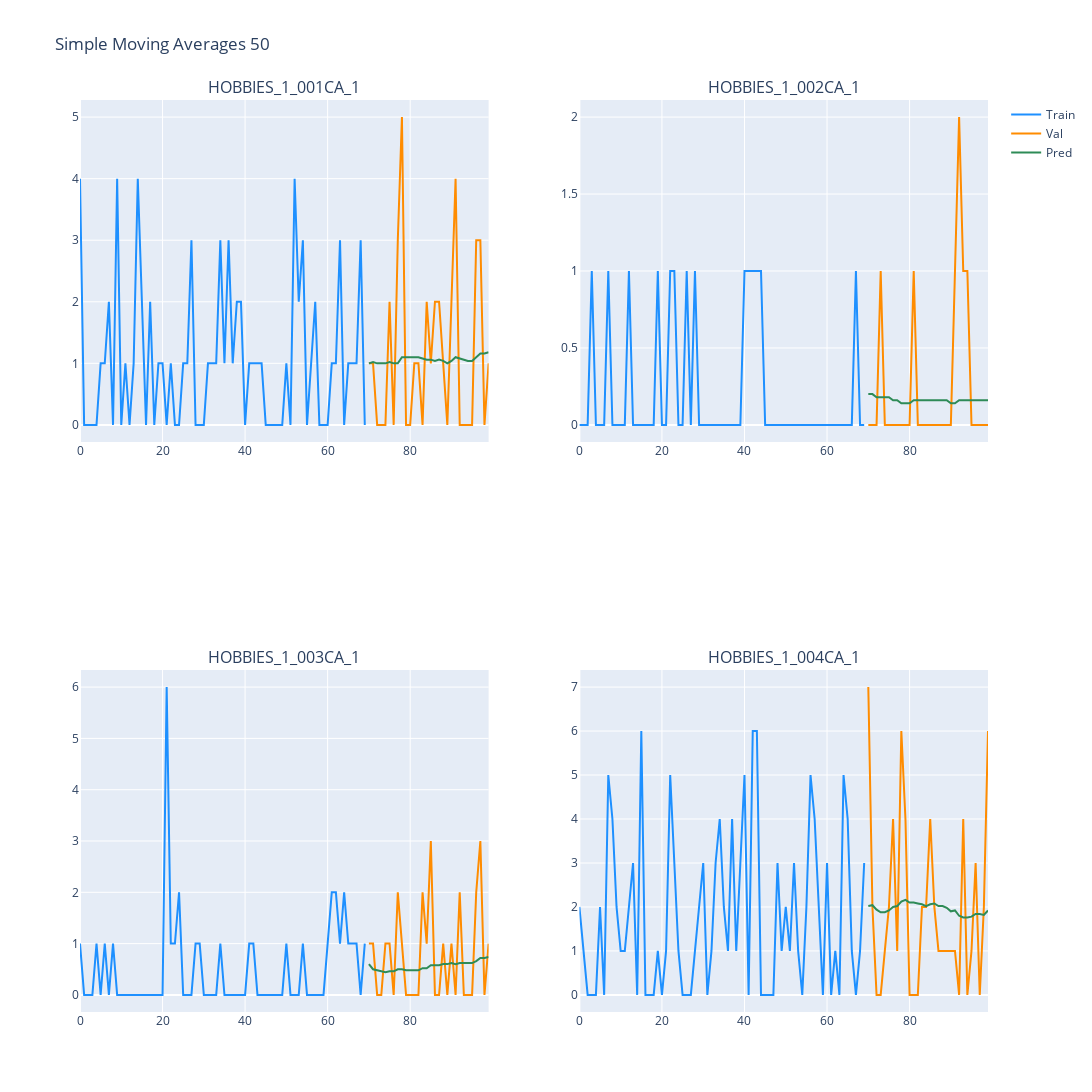

The code cell stored with this chart in its notebook:
### Code cell
p50 = simpleMovingAverages2(50)
pred50 = []
for i in range(len(p50)):
    pred50.append(p50[i][-30:])
rmse50 = rmse(pred50, val_dataset)
print(rmse50)
plotPredictions(pred50, "Simple Moving Averages 50")

### Figure 1 — Plotly figure (JSON) as saved in the notebook; plotly's stock layout.template omitted (floating-point values rounded to 4 significant figures)
{"data": [{"marker": {"color": "dodgerblue"}, "mode": "lines", "name": "Train", "type": "scatter", "x": [0, 1, 2, 3, 4, 5, 6, 7, 8, 9, 10, 11, 12, 13, 14, 15, 16, 17, 18, 19, 20, 21, 22, 23, 24, 25, 26, 27, 28, 29, 30, 31, 32, 33, 34, 35, 36, 37, 38, 39, 40, 41, 42, 43, 44, 45, 46, 47, 48, 49, 50, 51, 52, 53, 54, 55, 56, 57, 58, 59, 60, 61, 62, 63, 64, 65, 66, 67, 68, 69], "xaxis": "x", "y": [4, 0, 0, 0, 0, 1, 1, 2, 0, 4, 0, 1, 0, 1, 4, 2, 0, 2, 0, 1, 1, 0, 1, 0, 0, 1, 1, 3, 0, 0, 0, 1, 1, 1, 3, 1, 3, 1, 2, 2, 0, 1, 1, 1, 1, 0, 0, 0, 0, 0, 1, 0, 4, 2, 3, 0, 1, 2, 0, 0, 0, 1, 1, 3, 0, 1, 1, 1, 3, 0], "yaxis": "y"}, {"marker": {"color": "darkorange"}, "mode": "lines", "name": "Val", "type": "scatter", "x": [70, 71, 72, 73, 74, 75, 76, 77, 78, 79, 80, 81, 82, 83, 84, 85, 86, 87, 88, 89, 90, 91, 92, 93, 94, 95, 96, 97, 98, 99], "xaxis": "x", "y": [1, 1, 0, 0, 0, 2, 0, 3, 5, 0, 0, 1, 1, 0, 2, 1, 2, 2, 1, 0, 2, 4, 0, 0, 0, 0, 3, 3, 0, 1], "yaxis": "y"}, {"marker": {"color": "seagreen"}, "mode": "lines", "name": "Pred", "type": "scatter", "x": [70, 71, 72, 73, 74, 75, 76, 77, 78, 79, 80, 81, 82, 83, 84, 85, 86, 87, 88, 89, 90, 91, 92, 93, 94, 95, 96, 97, 98, 99], "xaxis": "x", "y": [1, 1.02, 1, 1, 1, 1.02, 1, 1, 1.1, 1.1, 1.1, 1.1, 1.1, 1.08, 1.06, 1.06, 1.04, 1.06, 1.04, 1, 1.04, 1.1, 1.08, 1.06, 1.04, 1.04, 1.1, 1.16, 1.16, 1.18], "yaxis": "y"}, {"marker": {"color": "dodgerblue"}, "mode": "lines", "showlegend": false, "type": "scatter", "x": [0, 1, 2, 3, 4, 5, 6, 7, 8, 9, 10, 11, 12, 13, 14, 15, 16, 17, 18, 19, 20, 21, 22, 23, 24, 25, 26, 27, 28, 29, 30, 31, 32, 33, 34, 35, 36, 37, 38, 39, 40, 41, 42, 43, 44, 45, 46, 47, 48, 49, 50, 51, 52, 53, 54, 55, 56, 57, 58, 59, 60, 61, 62, 63, 64, 65, 66, 67, 68, 69], "xaxis": "x2", "y": [0, 0, 0, 1, 0, 0, 0, 1, 0, 0, 0, 0, 1, 0, 0, 0, 0, 0, 0, 1, 0, 0, 1, 1, 0, 0, 1, 0, 1, 0, 0, 0, 0, 0, 0, 0, 0, 0, 0, 0, 1, 1, 1, 1, 1, 0, 0, 0, 0, 0, 0, 0, 0, 0, 0, 0, 0, 0, 0, 0, 0, 0, 0, 0, 0, 0, 0, 1, 0, 0], "yaxis": "y2"}, {"marker": {"color": "darkorange"}, "mode": "lines", "showlegend": false, "type": "scatter", "x": [70, 71, 72, 73, 74, 75, 76, 77, 78, 79, 80, 81, 82, 83, 84, 85, 86, 87, 88, 89, 90, 91, 92, 93, 94, 95, 96, 97, 98, 99], "xaxis": "x2", "y": [0, 0, 0, 1, 0, 0, 0, 0, 0, 0, 0, 1, 0, 0, 0, 0, 0, 0, 0, 0, 0, 1, 2, 1, 1, 0, 0, 0, 0, 0], "yaxis": "y2"}, {"marker": {"color": "seagreen"}, "mode": "lines", "name": "Val", "showlegend": false, "type": "scatter", "x": [70, 71, 72, 73, 74, 75, 76, 77, 78, 79, 80, 81, 82, 83, 84, 85, 86, 87, 88, 89, 90, 91, 92, 93, 94, 95, 96, 97, 98, 99], "xaxis": "x2", "y": [0.2, 0.2, 0.18, 0.18, 0.18, 0.18, 0.16, 0.16, 0.14, 0.14, 0.14, 0.16, 0.16, 0.16, 0.16, 0.16, 0.16, 0.16, 0.16, 0.16, 0.14, 0.14, 0.16, 0.16, 0.16, 0.16, 0.16, 0.16, 0.16, 0.16], "yaxis": "y2"}, {"marker": {"color": "dodgerblue"}, "mode": "lines", "showlegend": false, "type": "scatter", "x": [0, 1, 2, 3, 4, 5, 6, 7, 8, 9, 10, 11, 12, 13, 14, 15, 16, 17, 18, 19, 20, 21, 22, 23, 24, 25, 26, 27, 28, 29, 30, 31, 32, 33, 34, 35, 36, 37, 38, 39, 40, 41, 42, 43, 44, 45, 46, 47, 48, 49, 50, 51, 52, 53, 54, 55, 56, 57, 58, 59, 60, 61, 62, 63, 64, 65, 66, 67, 68, 69], "xaxis": "x3", "y": [1, 0, 0, 0, 1, 0, 1, 0, 1, 0, 0, 0, 0, 0, 0, 0, 0, 0, 0, 0, 0, 6, 1, 1, 2, 0, 0, 0, 1, 1, 0, 0, 0, 0, 1, 0, 0, 0, 0, 0, 0, 1, 1, 0, 0, 0, 0, 0, 0, 0, 1, 0, 0, 0, 1, 0, 0, 0, 0, 0, 1, 2, 2, 1, 2, 1, 1, 1, 0, 1], "yaxis": "y3"}, {"marker": {"color": "darkorange"}, "mode": "lines", "showlegend": false, "type": "scatter", "x": [70, 71, 72, 73, 74, 75, 76, 77, 78, 79, 80, 81, 82, 83, 84, 85, 86, 87, 88, 89, 90, 91, 92, 93, 94, 95, 96, 97, 98, 99], "xaxis": "x3", "y": [1, 1, 0, 0, 1, 1, 0, 2, 1, 0, 0, 0, 0, 2, 1, 3, 0, 0, 1, 0, 1, 0, 2, 0, 0, 0, 2, 3, 0, 1], "yaxis": "y3"}, {"marker": {"color": "seagreen"}, "mode": "lines", "name": "Pred", "showlegend": false, "type": "scatter", "x": [70, 71, 72, 73, 74, 75, 76, 77, 78, 79, 80, 81, 82, 83, 84, 85, 86, 87, 88, 89, 90, 91, 92, 93, 94, 95, 96, 97, 98, 99], "xaxis": "x3", "y": [0.6, 0.5, 0.48, 0.46, 0.44, 0.46, 0.46, 0.5, 0.5, 0.48, 0.48, 0.48, 0.48, 0.52, 0.52, 0.58, 0.58, 0.58, 0.6, 0.6, 0.62, 0.6, 0.62, 0.62, 0.62, 0.62, 0.66, 0.72, 0.72, 0.74], "yaxis": "y3"}, {"marker": {"color": "dodgerblue"}, "mode": "lines", "showlegend": false, "type": "scatter", "x": [0, 1, 2, 3, 4, 5, 6, 7, 8, 9, 10, 11, 12, 13, 14, 15, 16, 17, 18, 19, 20, 21, 22, 23, 24, 25, 26, 27, 28, 29, 30, 31, 32, 33, 34, 35, 36, 37, 38, 39, 40, 41, 42, 43, 44, 45, 46, 47, 48, 49, 50, 51, 52, 53, 54, 55, 56, 57, 58, 59, 60, 61, 62, 63, 64, 65, 66, 67, 68, 69], "xaxis": "x4", "y": [2, 1, 0, 0, 0, 2, 0, 5, 4, 2, 1, 1, 2, 3, 0, 6, 0, 0, 0, 1, 0, 1, 5, 3, 1, 0, 0, 0, 1, 2, 3, 0, 1, 3, 4, 2, 1, 4, 1, 3, 5, 0, 6, 6, 0, 0, 0, 0, 3, 1, 2, 1, 3, 1, 0, 2, 5, 4, 2, 0, 3, 0, 1, 0, 5, 4, 1, 0, 1, 3], "yaxis": "y4"}, {"marker": {"color": "darkorange"}, "mode": "lines", "showlegend": false, "type": "scatter", "x": [70, 71, 72, 73, 74, 75, 76, 77, 78, 79, 80, 81, 82, 83, 84, 85, 86, 87, 88, 89, 90, 91, 92, 93, 94, 95, 96, 97, 98, 99], "xaxis": "x4", "y": [7, 2, 0, 0, 1, 2, 4, 1, 6, 4, 0, 0, 0, 2, 2, 4, 2, 1, 1, 1, 1, 1, 0, 4, 0, 1, 3, 0, 2, 6], "yaxis": "y4"}, {"marker": {"color": "seagreen"}, "mode": "lines", "name": "Val", "showlegend": false, "type": "scatter", "x": [70, 71, 72, 73, 74, 75, 76, 77, 78, 79, 80, 81, 82, 83, 84, 85, 86, 87, 88, 89, 90, 91, 92, 93, 94, 95, 96, 97, 98, 99], "xaxis": "x4", "y": [2.02, 2.04, 1.94, 1.88, 1.88, 1.92, 2, 2.02, 2.12, 2.16, 2.1, 2.1, 2.08, 2.06, 2.02, 2.06, 2.08, 2.02, 2.02, 1.98, 1.9, 1.92, 1.8, 1.76, 1.76, 1.78, 1.84, 1.84, 1.82, 1.92], "yaxis": "y4"}], "layout": {"annotations": [{"font": {"size": 16}, "showarrow": false, "text": "HOBBIES_1_001CA_1", "x": 0.225, "xanchor": "center", "xref": "paper", "y": 1, "yanchor": "bottom", "yref": "paper"}, {"font": {"size": 16}, "showarrow": false, "text": "HOBBIES_1_002CA_1", "x": 0.775, "xanchor": "center", "xref": "paper", "y": 1, "yanchor": "bottom", "yref": "paper"}, {"font": {"size": 16}, "showarrow": false, "text": "HOBBIES_1_003CA_1", "x": 0.225, "xanchor": "center", "xref": "paper", "y": 0.375, "yanchor": "bottom", "yref": "paper"}, {"font": {"size": 16}, "showarrow": false, "text": "HOBBIES_1_004CA_1", "x": 0.775, "xanchor": "center", "xref": "paper", "y": 0.375, "yanchor": "bottom", "yref": "paper"}], "height": 1200, "title": {"text": "Simple Moving Averages 50"}, "width": 1600, "xaxis": {"anchor": "y", "domain": [0, 0.45]}, "xaxis2": {"anchor": "y2", "domain": [0.55, 1]}, "xaxis3": {"anchor": "y3", "domain": [0, 0.45]}, "xaxis4": {"anchor": "y4", "domain": [0.55, 1]}, "yaxis": {"anchor": "x", "domain": [0.625, 1]}, "yaxis2": {"anchor": "x2", "domain": [0.625, 1]}, "yaxis3": {"anchor": "x3", "domain": [0, 0.375]}, "yaxis4": {"anchor": "x4", "domain": [0, 0.375]}}}
